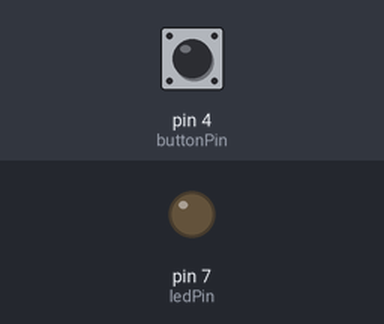
The sketch below on a simulated Arduino Uno, built with avr-gcc and run on an emulated ATmega328P. On the bench: output pins drawn as LEDs (lit = HIGH). The inputs (shaded band) are chosen by the test bench; at power-on: pin 4 (buttonPin) HIGH.

Above: at 1.2 s.
1.3 s: pin 4 (buttonPin) pulled LOW for 0.15 s
At 1.37 s:
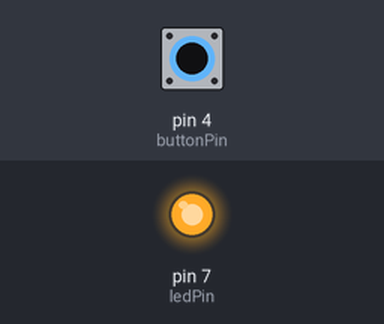
2.9 s: pin 4 (buttonPin) pulled LOW for 3.2 s
At 7.0 s:
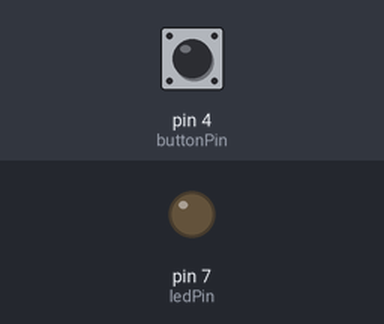
Timing chart, 0 to 8.5 s (numbered marks = the images above; inputs shaded):
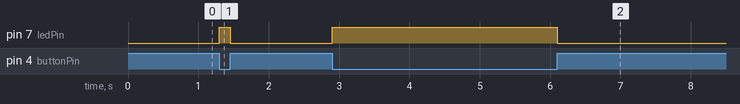

Measured:
- after the input at 1.3 s, pin 7 (ledPin): LOW → HIGH at once, → LOW 0.15 s later
- after the input at 2.9 s, pin 7 (ledPin): LOW → HIGH at once, → LOW 3.2 s later

The sketch:

lysdiod_knapp.ino
```cpp
const int buttonPin = 4;
const int ledPin = 7;

void setup() {
  pinMode(ledPin, OUTPUT);
  pinMode(buttonPin, INPUT_PULLUP);  //gör att knappen tolkas "på" om den inte trycks in, och "av" om den trycks in
}

void loop() {
  if (!digitalRead(buttonPin)) {  // ! betyder "inte".
    digitalWrite(ledPin, HIGH);   //Sätt igång port 7
  } else {
    digitalWrite(ledPin, LOW);
  }
}
```
